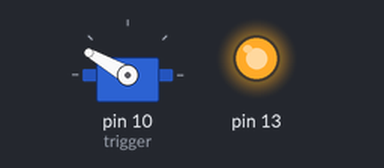
Recording of a sketch running on a simulated Arduino Uno, built with avr-gcc and run on an emulated ATmega328P. Shown: servo, output pins drawn as LEDs (lit = HIGH). What the sketch prints to the serial monitor is not drawn.

Above: at 1.1 s.
At 3.1 s:
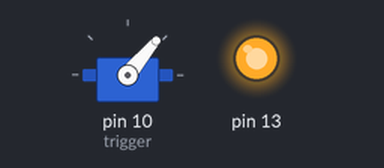
At 7.1 s:
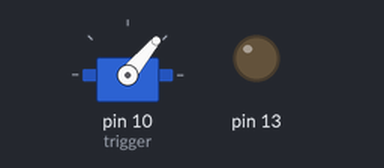
Timing chart, 0 to 8.6 s (numbered marks = the images above):
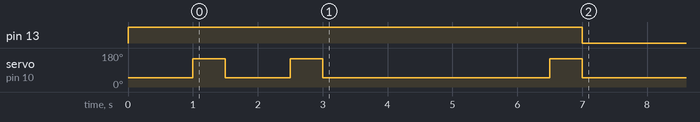

The sketch:

FiringMech.ino
```cpp
#include <Adafruit_MotorShield.h>
#include <Wire.h>
#include <Servo.h>
#include "utility/Adafruit_MS_PWMServoDriver.h"

Servo trigger;
int DCmPin(13);

void Fire_dart(int n) //fires n darts
{
     for (int i(1); i <= n; i++)
     {
          trigger.write(50);
          delay(1000);
          trigger.write(150);
          delay(500);
          trigger.write(50);
     }
}

//Adafruit_MotorShield AFMStrigger = Adafruit_MotorShield(0x63);

void setup()
{
  Serial.begin(9600);
  Serial.println("Init Firing");
  pinMode(DCmPin, OUTPUT); //Set pin as output

  trigger.attach(10);


  digitalWrite(DCmPin, HIGH); //start motors
  Fire_dart(2);
  delay(2500);
  Fire_dart(1);
  digitalWrite(DCmPin, LOW); //stop the motor
}

void loop() {Serial.print("Running");}
```
